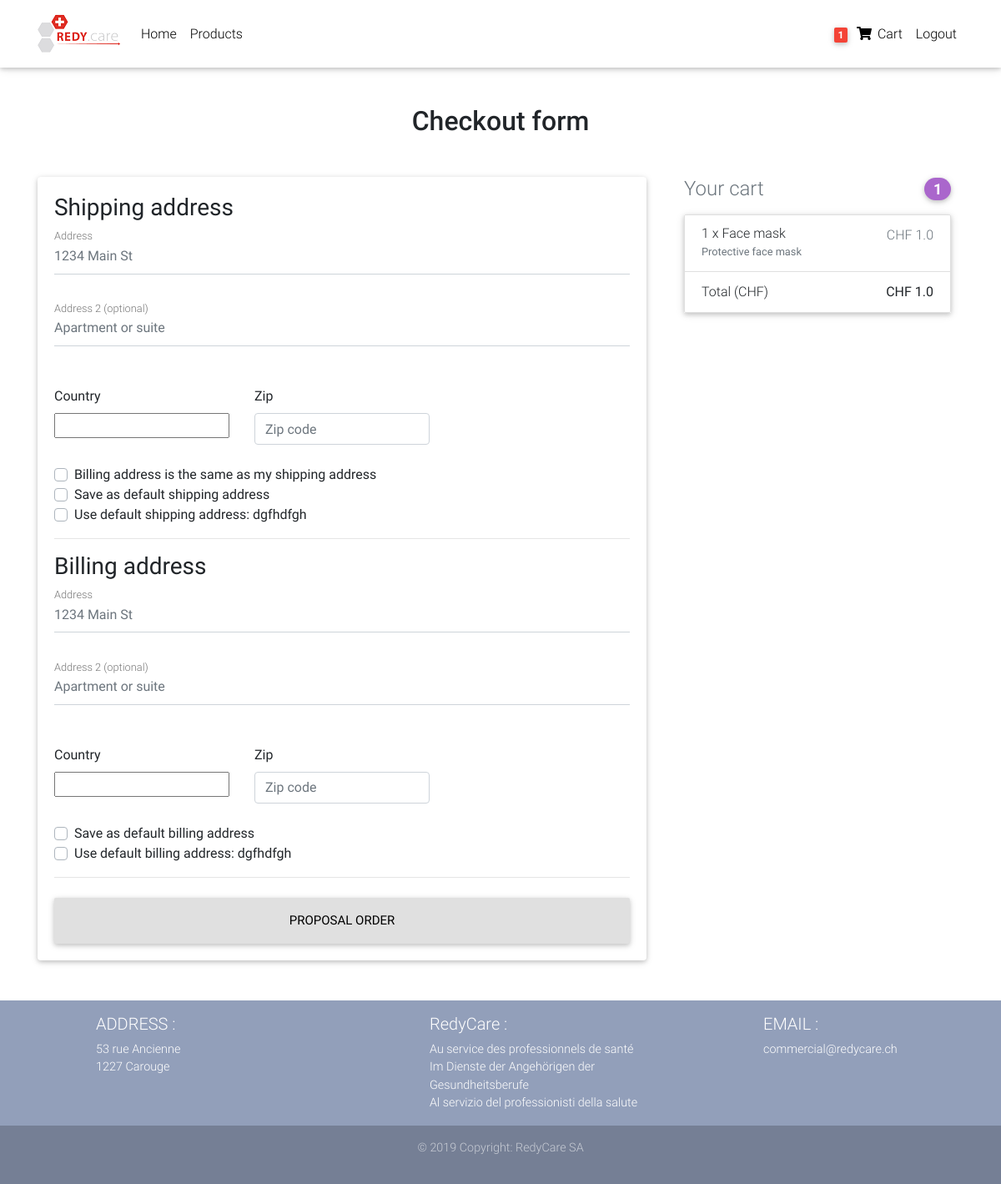
The page /checkout/ (signed in) on the database its author committed.
### core/models.py (models this page shows, shortened)
class Order(models.Model):
    user = models.ForeignKey(settings.AUTH_USER_MODEL,
                             on_delete=models.CASCADE)
    ref_code = models.CharField(max_length=20, blank=True, null=True)
    items = models.ManyToManyField(OrderItem)
    start_date = models.DateTimeField(auto_now_add=True)
    ordered_date = models.DateTimeField()
    ordered = models.BooleanField(default=False)
    shipping_address = models.ForeignKey(
        'Address', related_name='shipping_address', on_delete=models.SET_NULL, blank=True, null=True)
    billing_address = models.ForeignKey(
        'Address', related_name='billing_address', on_delete=models.SET_NULL, blank=True, null=True)
    payment = models.ForeignKey(
        'Payment', on_delete=models.SET_NULL, blank=True, null=True)
    coupon = models.ForeignKey(
        'Coupon', on_delete=models.SET_NULL, blank=True, null=True)
    being_delivered = models.BooleanField(default=False)
    received = models.BooleanField(default=False)
    refund_requested = models.BooleanField(default=False)
    refund_granted = models.BooleanField(default=False)
    '''
    1. Item added to cart
    2. Adding a billing address
    (Failed checkout)
    3. Payment
    (Preprocessing, processing, packaging etc.)
    4. Being delivered
    5. Received
    6. Refunds
    '''
    def get_total(self):
        total = 0
        for order_item in self.items.all():
            total += order_item.get_final_price()
        if self.coupon:
            total -= self.coupon.amount
        return total

class Address(models.Model):
    user = models.ForeignKey(settings.AUTH_USER_MODEL,
                             on_delete=models.CASCADE)
    street_address = models.CharField(max_length=100)
    apartment_address = models.CharField(max_length=100)
    country = CountryField(multiple=False)
    zip = models.CharField(max_length=100)
    address_type = models.CharField(max_length=1, choices=ADDRESS_CHOICES)
    default = models.BooleanField(default=False)
    class Meta:
        verbose_name_plural = 'Addresses'

class OrderItem(models.Model):
    user = models.ForeignKey(settings.AUTH_USER_MODEL,
                             on_delete=models.CASCADE)
    ordered = models.BooleanField(default=False)
    item = models.ForeignKey(Item, on_delete=models.CASCADE)
    quantity = models.IntegerField(default=1)
    def get_total_item_price(self):
        return self.quantity * self.item.price
    def get_final_price(self):
        if self.item.discount_price:
            return self.get_total_discount_item_price()
        return self.get_total_item_price()

class Item(models.Model):
    title = models.CharField(max_length=100)
    price = models.FloatField()
    discount_price = models.FloatField(blank=True, null=True)
    category = models.CharField(choices=CATEGORY_CHOICES, max_length=2)
    label = models.CharField(choices=LABEL_CHOICES, max_length=1)
    slug = models.SlugField()
    description = models.TextField()
    image = models.ImageField()

### core/views.py (the view, shortened to what this page needs)
# urls.py: path('checkout/', CheckoutView.as_view(), name='checkout'),
class CheckoutView(View):
    def get(self, *args, **kwargs):
        try:
            order = Order.objects.get(user=self.request.user, ordered=False)
            form = CheckoutForm()
            context = {
                'form': form,
                'couponform': CouponForm(),
                'order': order,
                'DISPLAY_COUPON_FORM': True
            }
            shipping_address_qs = Address.objects.filter(
                user=self.request.user,
                address_type='S',
                default=True
            )
            if shipping_address_qs.exists():
                context.update(
                    {'default_shipping_address': shipping_address_qs[0]})
            billing_address_qs = Address.objects.filter(
                user=self.request.user,
                address_type='B',
                default=True
            )
            if billing_address_qs.exists():
                context.update(
                    {'default_billing_address': billing_address_qs[0]})
            return render(self.request, "checkout.html", context)
        except ObjectDoesNotExist:
            messages.info(self.request, "You do not have an active order")
            return redirect("core:checkout")

### core/forms.py
class CheckoutForm(forms.Form):
    shipping_address = forms.CharField(required=False)
    shipping_address2 = forms.CharField(required=False)
    shipping_country = CountryField(blank_label='(select country)').formfield(
        required=False,
        widget=CountrySelectWidget(attrs={
            'class': 'custom-select d-block w-100',
        }))
    shipping_zip = forms.CharField(required=False)
    billing_address = forms.CharField(required=False)
    billing_address2 = forms.CharField(required=False)
    billing_country = CountryField(blank_label='(select country)').formfield(
        required=False,
        widget=CountrySelectWidget(attrs={
            'class': 'custom-select d-block w-100',
        }))
    billing_zip = forms.CharField(required=False)
    same_billing_address = forms.BooleanField(required=False)
    set_default_shipping = forms.BooleanField(required=False)
    use_default_shipping = forms.BooleanField(required=False)
    set_default_billing = forms.BooleanField(required=False)
    use_default_billing = forms.BooleanField(required=False)

class CouponForm(forms.Form):
    code = forms.CharField(widget=forms.TextInput(attrs={
        'class': 'form-control',
        'placeholder': 'Promo code',
        'aria-label': 'Recipient\'s username',
        'aria-describedby': 'basic-addon2'
    }))

### core/templatetags/cart_template_tags.py (called while the page is built)
@register.filter
def cart_item_count(user):
    if user.is_authenticated:
        qs = Order.objects.filter(user=user, ordered=False)
        if qs.exists():
            return qs[0].items.count()
    return 0

### templates/checkout.html (shortened to what this page needs)
{% extends "base.html" %}
{% load crispy_forms_tags %}
{% block content %}
  <main >
    <div class="container wow fadeIn">
      <h2 class="my-5 h2 text-center">Checkout form</h2>
      <div class="row">
        <div class="col-md-8 mb-4">
          <div class="card">
            <form method="POST" class="card-body">
              <h3>Shipping address</h3>
              <div class='hideable_shipping_form'>
                <div class="md-form mb-5">
                  <input type='text' placeholder='1234 Main St' id='shipping_address' name='shipping_address' class='form-control' />
                  <label for="shipping_address" class="">Address</label>
                </div>
                <div class="md-form mb-5">
                  <input type='text' placeholder='Apartment or suite' id='shipping_address2' name='shipping_address2' class='form-control' />
                  <label for="shipping_address2" class="">Address 2 (optional)</label>
                </div>
                <div class="row">
                  <div class="col-lg-4 col-md-12 mb-4">
                    <label for="country">Country</label>
                    {{ form.shipping_country }}
                  </div>
                  <div class="col-lg-4 col-md-6 mb-4">
                    <label for="shipping_zip">Zip</label>
                    <input type='text' placeholder='Zip code' id='shipping_zip' name='shipping_zip' class='form-control' />
                  </div>
                </div>
                <div class="custom-control custom-checkbox">
                  <label class="custom-control-label" for="same_billing_address">Billing address is the same as my shipping address</label>
                </div>
                <div class="custom-control custom-checkbox">
                  <label class="custom-control-label" for="set_default_shipping">Save as default shipping address</label>
                </div>
              </div>
              {% if default_shipping_address %}
              <div class="custom-control custom-checkbox">
                <label class="custom-control-label" for="use_default_shipping">Use default shipping address: {{ default_shipping_address.street_address|truncatechars:10 }}</label>
              </div>
              {% endif %}
              <hr>
              <h3>Billing address</h3>
              <div class='hideable_billing_form'>
                <div class="md-form mb-5">
                  <input type='text' placeholder='1234 Main St' id='billing_address' name='billing_address' class='form-control' />
                  <label for="billing_address" class="">Address</label>
                </div>
                <div class="md-form mb-5">
                  <input type='text' placeholder='Apartment or suite' id='billing_address2' name='billing_address2' class='form-control' />
                  <label for="billing_address2" class="">Address 2 (optional)</label>
                </div>
                <div class="row">
                  <div class="col-lg-4 col-md-12 mb-4">
                    <label for="country">Country</label>
                    {{ form.billing_country }}
                  </div>
                  <div class="col-lg-4 col-md-6 mb-4">
                    <label for="billing_zip">Zip</label>
                    <input type='text' placeholder='Zip code' id='billing_zip' name='billing_zip' class='form-control' />
                  </div>
                </div>
                <div class="custom-control custom-checkbox">
                  <label class="custom-control-label" for="set_default_billing">Save as default billing address</label>
                </div>
              </div>
              {% if default_billing_address %}
              <div class="custom-control custom-checkbox">
                <label class="custom-control-label" for="use_default_billing">Use default billing address: {{ default_billing_address.street_address|truncatechars:10 }}</label>
              </div>
              {% endif %}
              <hr class="mb-4">
              <button class="btn btn-light btn-lg btn-block" type="submit">Proposal order</button>
            </form>
          </div>
        </div>
        <div class="col-md-4 mb-4">
          {% include "order_snippet.html" %}
        </div>
      </div>
    </div>
  </main>
{% endblock content %}

### templates/navbar.html (shortened to what this page needs)
{% load cart_template_tags %}
{% load static %}
<nav class="navbar fixed-top navbar-expand-lg navbar-light white scrolling-navbar">
    <div class="container">
      <a class="navbar-brand waves-effect" href="/">
          <img src="{% static 'img/logo_redy_care.png' %}" alt="logo">
      </a>
      <div class="collapse navbar-collapse" id="navbarSupportedContent">
        <ul class="navbar-nav mr-auto">
           <li class="nav-item {% comment %}active{% endcomment %}">
            <a class="nav-link waves-effect" href="/">Home
            </a>
          </li>
          <li class="nav-item">
            <a class="nav-link waves-effect" href="{% url 'core:products' %}">
            Products</a>
          </li>
        </ul>
        <ul class="navbar-nav nav-flex-icons">
          {% if request.user.is_authenticated %}
          <li class="nav-item">
            <a href="{% url 'core:order-summary' %}" class="nav-link waves-effect">
              <span class="badge red z-depth-1 mr-1"> {{ request.user|cart_item_count }} </span>
              <i class="fas fa-shopping-cart"></i>
              <span class="clearfix d-none d-sm-inline-block"> Cart </span>
            </a>
          </li>
          <li class="nav-item">
            <a class="nav-link waves-effect" href="{% url 'account_logout' %}">
              <span class="clearfix d-none d-sm-inline-block"> Logout </span>
            </a>
          </li>
          {% endif %}
        </ul>
      </div>
    </div>
  </nav>

### templates/order_snippet.html (shortened to what this page needs)
<div class="col-md-12 mb-4">
    <h4 class="d-flex justify-content-between align-items-center mb-3">
    <span class="text-muted">Your cart</span>
    <span class="badge badge-secondary badge-pill">{{ order.items.count }}</span>
    </h4>
    <ul class="list-group mb-3 z-depth-1">
    {% for order_item in order.items.all %}
    <li class="list-group-item d-flex justify-content-between lh-condensed">
        <div>
        <h6 class="my-0">{{ order_item.quantity }} x {{ order_item.item.title}}</h6>
        <small class="text-muted">{{ order_item.item.description}}</small>
        </div>
        <span class="text-muted">CHF {{ order_item.get_final_price }}</span>
    </li>
    {% endfor %}
    <li class="list-group-item d-flex justify-content-between">
        <span>Total (CHF)</span>
        <strong>CHF {{ order.get_total }}</strong>
    </li>
    </ul>
</div>

### rows shown on the page
Address: street_address "dgfhdfgh"
Address: street_address "dgfhdfgh"
Order: items.count "1", get_total "1.0"
OrderItem: quantity "1", item "Face mask", item.description "Protective face mask", get_final_price "1.0"

### other values the page prints
{{ request.user|cart_item_count }} "1"
